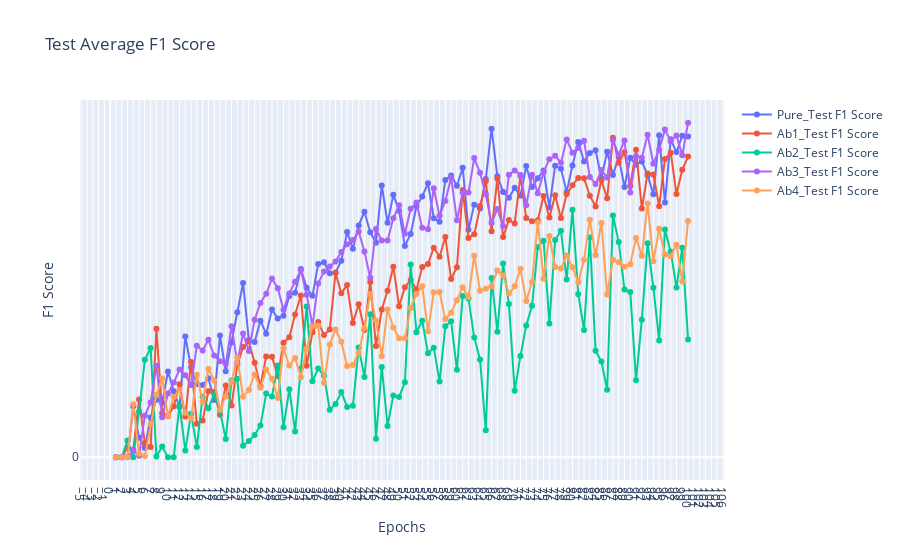

The notebook cell this image was saved under:
### Code cell
fig = go.Figure()
for exps in test_f1score_data.keys():
    # plt.plot(epochs, loss_data[exps][0], label=exps + 'Train Loss', marker='o')
    # plt.plot(epochs, loss_data[exps][1], label=exps + 'Validation Loss', marker='o')
    # fig.add_trace(go.Scatter(x=epochs, y=auroc_data[exps][0], mode='lines+markers', name=exps + '_Train Loss'))
    fig.add_trace(go.Scatter(x=epochs, y=test_f1score_data[exps], mode='lines+markers', name=exps + '_Test F1 Score'))
# fig.add_trace(go.Scatter(x=epochs, y=train_loss, mode='lines+markers', name='Train Loss'))
# fig.add_trace(go.Scatter(x=epochs, y=val_loss, mode='lines+markers', name='Validation Loss'))

fig.update_layout(
    title='Test Average F1 Score',
    xaxis_title='Epochs',
    yaxis_title='F1 Score',
    xaxis=dict(tickmode='linear'),
    yaxis=dict(tickmode='linear'),
    # legend=dict(x=0, y=1),
    # grid=dict(),
)

fig.show()
